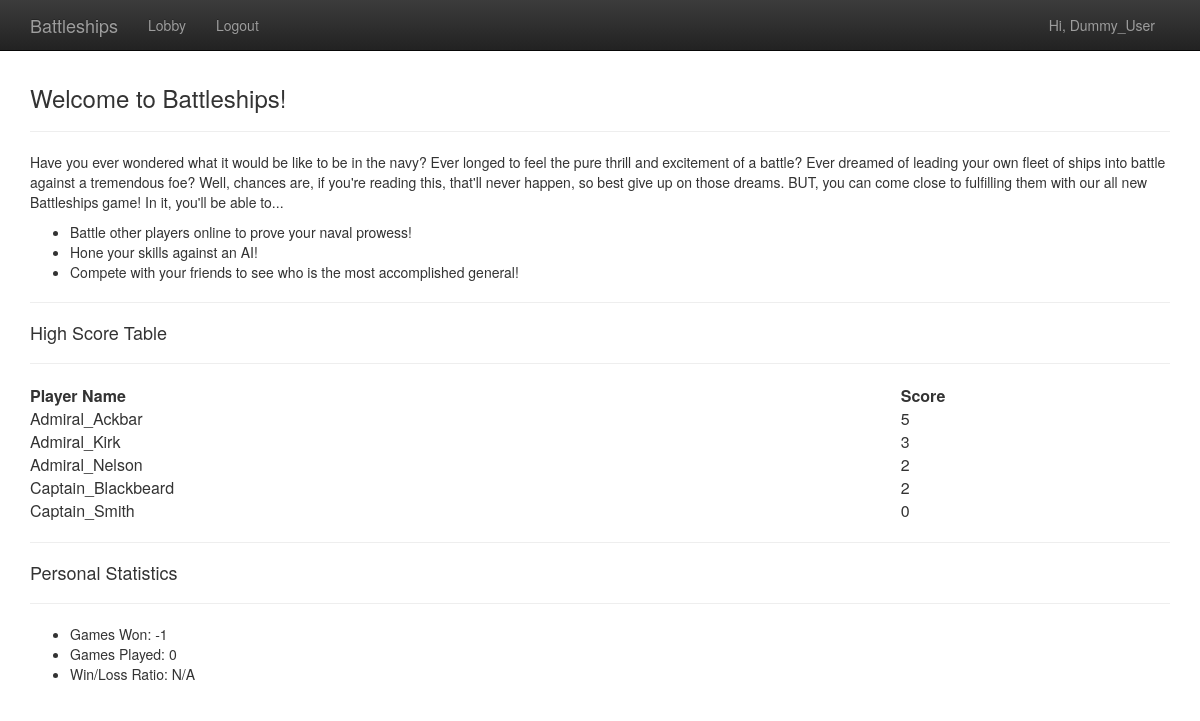
The app's page / (signed in) with its own data.
### game/models.py (models this page shows, shortened)
class Battleships_User(models.Model):
	user = models.ForeignKey(User, on_delete=models.CASCADE)
	wins = models.IntegerField(default=0)
	games_played = models.IntegerField(default=0)
	def get_user(user):
		return Battleships_User.objects.get(user=user)

### game/views/views.py (the view)
# urls.py: url(r'^$', views.HomeView.as_view()),
class HomeView(TemplateView):
    template_name = 'home.html'
    def get_context_data(self, **kwargs):
        context = super(HomeView, self).get_context_data(**kwargs)
        message = []
        for i in range(0, len(Battleships_User.objects.all())):
            message.append(Battleships_User.objects.all()[i])
        message.sort(key=lambda x: -x.wins)
        context['top_five'] = message[:5]
        current_user = self.request.user
        current_battle_user = Battleships_User.get_user(current_user.id)
        context['current'] = current_battle_user
        if current_battle_user.games_played != 0:
            context['current_wl'] = current_battle_user.wins / current_battle_user.games_played
        else:
            context['current_wl'] = "N/A"
        return context

### templates/home.html
{% extends "base.html" %}
{% block main_content %}
<div class="row">
    <div class="col-lg-12">
        <h3>Welcome to Battleships!</h3>
		<hr>
		<p>Have you ever wondered what it would be like to be in the navy? Ever longed to feel the pure thrill and excitement of a battle? Ever dreamed of leading your own fleet of ships into battle against a tremendous foe? Well, chances are, if you're reading this, that'll never happen, so best give up on those dreams. BUT, you can come close to fulfilling them with our all new Battleships game! In it, you'll be able to... </p>
		<ul>
			<li>Battle other players online to prove your naval prowess!</li>
			<li>Hone your skills against an AI!</li>
			<li>Compete with your friends to see who is the most accomplished general!</li>
		</ul>
		<hr>
		<h4>High Score Table</h4>
		<hr>
		<table style="width:100%">
          <tr>
            <th>Player Name</th>
            <th>Score</th>
          </tr>
		  	<ul>
			{% for entry in top_five %}
				<tr>
					<td>{{ entry.user.username }}</td>
					<td>{{ entry.wins }}</td>
				</tr>
			{% endfor %}
			</ul>
        </table>
		<hr>
		<h4>Personal Statistics</h4>
		<hr>
		<ul>
			<li>Games Won: {{current.wins}}</li>
			<li>Games Played: {{current.games_played}}</li>
			<li>Win/Loss Ratio: {{current_wl}}</li>
		</ul>
    </div>
</div>
{% endblock %}

### templates/base.html (shortened to what this page needs)
{% load static %}
<html lang="en">
<head>
    <link rel="stylesheet" href="https://maxcdn.bootstrapcdn.com/bootstrap/3.3.7/css/bootstrap.min.css"
>
    <link rel="stylesheet" href="https://maxcdn.bootstrapcdn.com/bootstrap/3.3.7/css/bootstrap-theme.min.css"
>
</head>
<body style="padding-top:65px;">
    <nav class="navbar navbar-inverse navbar-fixed-top" role="navigation">
        <div class="container">
            <div class="navbar-header">
                <a class="navbar-brand" href="/">Battleships</a>
            </div>
            <div class="collapse navbar-collapse" id="bs-example-navbar-collapse-1">
                <ul class="nav navbar-nav">
                    {% if request.user.is_authenticated %}
                        <li><a href="/lobby/">Lobby</a></li>
                        <li><a href="/logout/">Logout</a></li>
                    {% else %}
                        <li><a href="/register/">Register</a></li>
                        <li><a href="/login/">Login</a></li>
                    {% endif %}
                </ul>
                {% if request.user.is_authenticated %}
                <p class="navbar-text pull-right">Hi, {{ request.user }}</p>
                {% endif %}
            </div>
        </div>
    </nav>
    <div class="container" style="margin-bottom:50px;">
        {% block main_content %}{% endblock %}
    </div>
</body>
</html>

### records on screen
Battleships_User: user.username "Admiral_Ackbar", wins "5"
Battleships_User: user.username "Admiral_Kirk", wins "3"
Battleships_User: user.username "Admiral_Nelson", wins "2"
Battleships_User: user.username "Captain_Blackbeard", wins "2"
Battleships_User: user.username "Captain_Smith", wins "0"
Battleships_User: wins "-1", games_played "0"

### other values on screen
{{ request.user }} "Dummy_User"
{{ current_wl }} "N/A"
